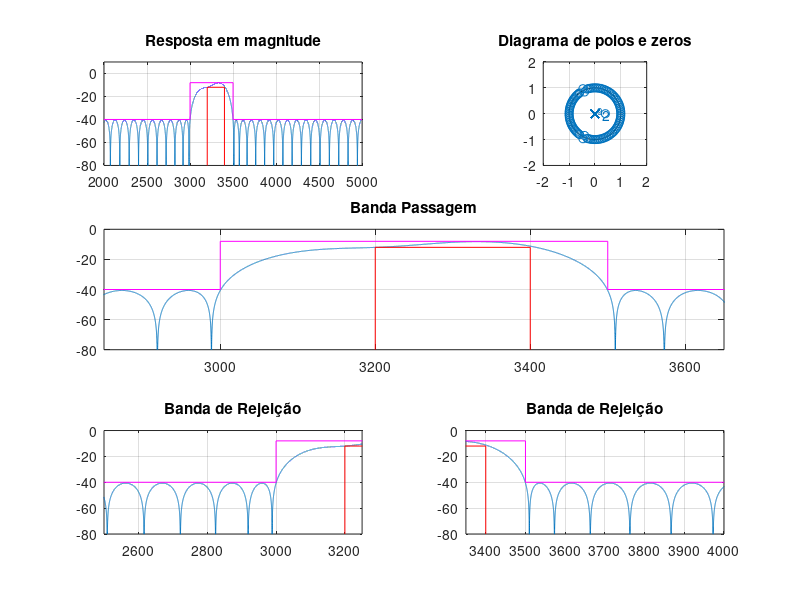
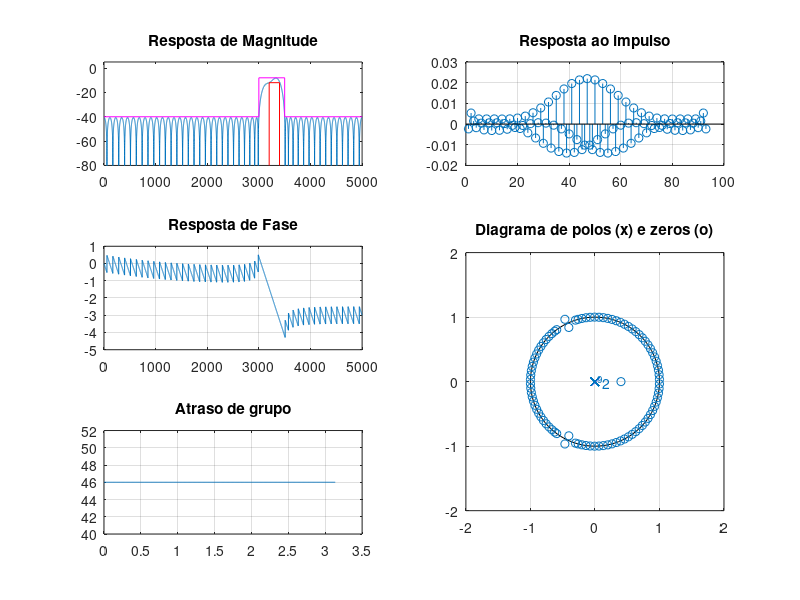

The MATLAB source for these figures, in order:
% Projeto filtro 3 FIR PM
% BP - (fa = 10000 Hz, f1 = 3000 Hz; f2 = 3200 Hz, f3 = 3400 Hz;
% f4 = 3500 Hz, Ap = 2 dB, As = 30 dB, GdB = -10 dB)

close all;
clear all;
clc;

ExecutarAjuste = 0;

%% Especificacoes
Ap = 2; As = 30; GdB = -10;

fa = 10000;
fp1 = 3200; fp2 = 3400;
fs1 = 3000; fs2 = 3500;

fcuts = [fs1 fp1 fp2 fs2];
w = fcuts/fa*(2*pi);
ws1 = w(1)/pi; wp1 = w(2)/pi; wp2 = w(3)/pi; ws2 = w(4)/pi;

mags = [0 1 0];
devs_As = 10^(-(As+1.6)/20);
devs_Ap = 1-10^(-Ap/20);
devs = [devs_As devs_Ap devs_As];
G0 = GdB;

% calculo da ordem com firpmord
fcuts = fcuts + [0 -15 10 0];
[n,f0,a0,w0] = firpmord(fcuts,mags,devs,fa);

% calculo algoritmo PM
h_pm = firpm(n,f0,a0,w0);
h_pm = h_pm*10^(G0/20);

%%
figure(1)
subplot(321)
title('Resposta de magnitude')
[h, w] = freqz(h_pm, 1, linspace(0,pi,100000));
% plot(w/pi, abs(h)); grid on;
plot(w*fa/2/pi,20*log10(abs(h))); grid on;
title('Resposta em magnitude')
xlim([2000 5000]);ylim([-80 10]);
hold on;
Amin = 80;
As = As - G0;
Ap = Ap + G0;
plot([wp1, wp1, wp2, wp2]*fa/2, [-Amin, Ap-4, Ap-4, -Amin], '-r')
plot([0, ws1, ws1, ws2, ws2, 1]*fa/2, [-As, -As, Ap, Ap, -As,-As], '-m')

subplot(322)
zplane(h_pm, 1); axis([-2 2 -2 2]);
title('Diagrama de polos e zeros')

subplot(3,2,3:4)
plot(w*fa/2/pi,20*log10(abs(h))); grid on;
title('Banda Passagem')
grid on; hold on;
plot([wp1, wp1, wp2, wp2]*fa/2, [-Amin, Ap-4, Ap-4, -Amin], '-r')
plot([0, ws1, ws1, ws2, ws2, 1]*fa/2, [-As, -As, Ap, Ap, -As,-As], '-m')
xlim([2850 3650]); ylim([-80 0]);

subplot(3,2,5)
plot(w*fa/2/pi,20*log10(abs(h))); grid on;
title('Banda de Rejeição')
grid on; hold on;
plot([wp1, wp1, wp2, wp2]*fa/2, [-Amin, Ap-4, Ap-4, -Amin], '-r')
plot([0, ws1, ws1, ws2, ws2, 1]*fa/2, [-As, -As, Ap, Ap, -As,-As], '-m')
xlim([2500 3250]); ylim([-80 0]);

subplot(3,2,6)
plot(w*fa/2/pi,20*log10(abs(h))); grid on;
title('Banda de Rejeição')
grid on; hold on;
plot([wp1, wp1, wp2, wp2]*fa/2, [-Amin, Ap-4, Ap-4, -Amin], '-r')
plot([0, ws1, ws1, ws2, ws2, 1]*fa/2, [-As, -As, Ap, Ap, -As,-As], '-m')
xlim([3350 4000]); ylim([-80 0]);

%%
figure(2)
%suptitle(['LP FIR ' num2str(fp) '-' num2str(fs) ' Ordem: ' num2str(2*M+1)])

escala = fa/2;
subplot(3,2,[4 6])
zplane(h_pm, 1);
axis([-2 2 -2 2])
title('Diagrama de polos (x) e zeros (o)')

clear h w
[h, w] = freqz(h_pm, 1, 'whole');

subplot(322)
stem(h_pm), grid on;
title('Resposta ao impulso')

subplot(321)
[h, w] = freqz(h_pm, 1, linspace(0,pi,10000));
% plot(w/pi, abs(h)); grid on;
% plot(w/pi*escala, 20*log10(abs(h))); grid on;
plot(w*fa/2/pi,20*log10(abs(h)))
hold on;
title('Resposta de Magnitude')
ylim([-80 5])
Amin = 80;
plot([wp1, wp1, wp2, wp2]*fa/2, [-Amin, Ap-4, Ap-4, -Amin], '-r')
plot([0, ws1, ws1, ws2, ws2, 1]*fa/2, [-As, -As, Ap, Ap, -As,-As], '-m')
xlim([0 fa/2])

subplot(323)
plot(w/pi*escala, unwrap(angle(h))/pi); grid on;
title('Resposta de Fase')

subplot(325)
grpdelay(h_pm, 1)
title('Atraso de grupo')
